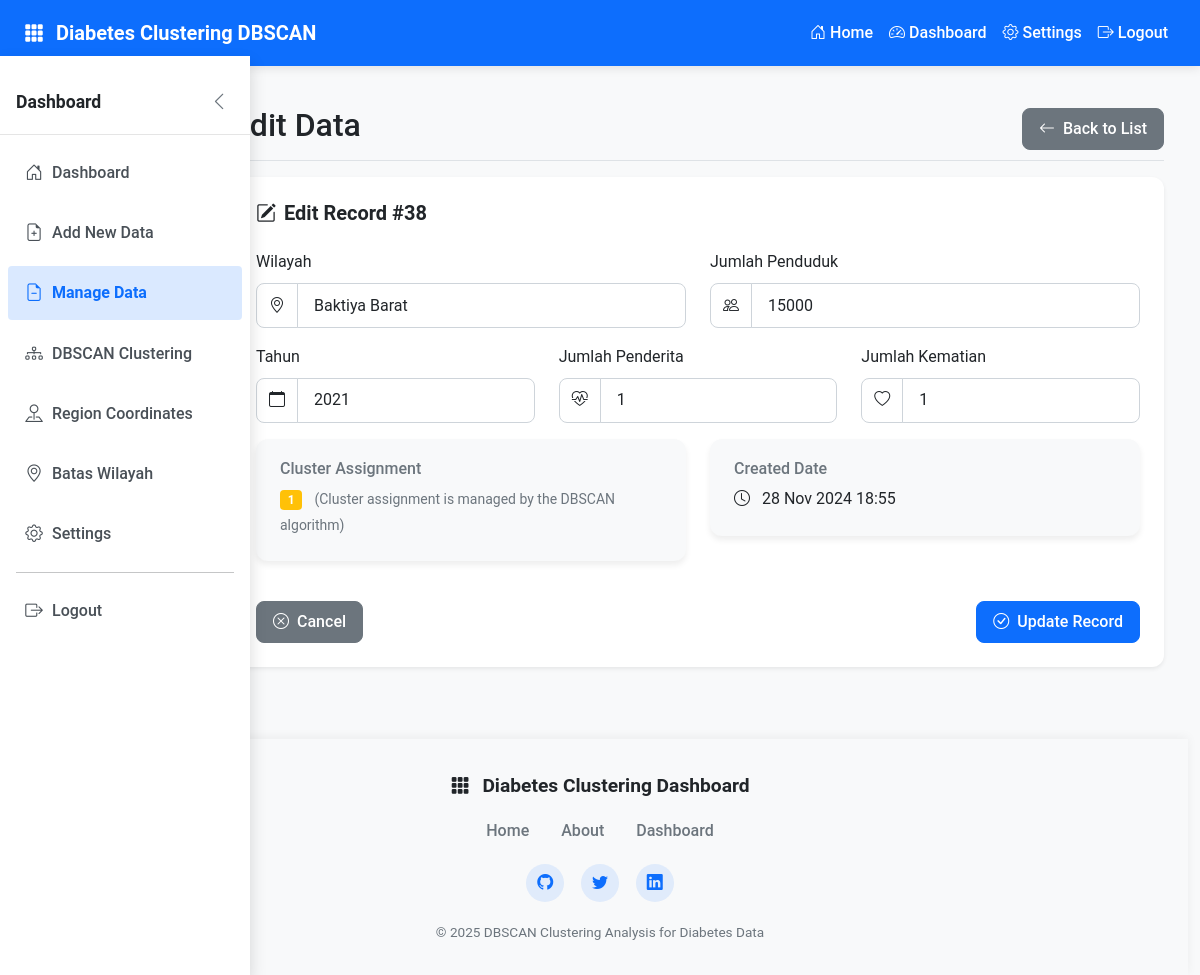
Screenshot of /admin/edit_data.php?id=38 (signed in) with the database file from the repository.
### tables this page shows
CREATE TABLE `diabetes_data`  (
  `id` int(11) NOT NULL AUTO_INCREMENT,
  `wilayah` varchar(100) NOT NULL,
  `jumlah_penduduk` int(11) NOT NULL,
  `jumlah_penderita` int(11) NOT NULL,
  `jumlah_kematian` int(11) NOT NULL,
  `created_at` timestamp(0) NOT NULL DEFAULT current_timestamp(0),
  `cluster` int(11) NULL DEFAULT NULL,
  `tahun` int(11) NULL DEFAULT NULL,
  PRIMARY KEY (`id`) USING BTREE
);

### admin/edit_data.php (the view, shortened to what this page needs)
<?php
require_once '../config/database.php';
$id = $_GET['id'];
if ($_SERVER['REQUEST_METHOD'] == 'POST') {
    $id = $_POST['id'];
    $wilayah = $_POST['wilayah'];
    $jumlah_penduduk = $_POST['jumlah_penduduk'];
    $tahun = $_POST['tahun'];
    $jumlah_penderita = $_POST['jumlah_penderita'];
    $jumlah_kematian = $_POST['jumlah_kematian'];
    try {
        $stmt = $pdo->prepare("UPDATE diabetes_data SET wilayah = ?, jumlah_penduduk = ?, tahun = ?, jumlah_penderita = ?, jumlah_kematian = ? WHERE id = ?");
        $stmt->execute([$wilayah, $jumlah_penduduk, $tahun, $jumlah_penderita, $jumlah_kematian, $id]);
        $success_message = "Data updated successfully!";
        $stmt = $pdo->prepare("SELECT * FROM diabetes_data WHERE id = ?");
        $stmt->execute([$id]);
        $data = $stmt->fetch(PDO::FETCH_ASSOC);
    } catch (PDOException $e) {
        $error_message = "Error updating record: " . $e->getMessage();
    }
} else {
    $stmt = $pdo->prepare("SELECT * FROM diabetes_data WHERE id = ?");
    $stmt->execute([$id]);
    $data = $stmt->fetch(PDO::FETCH_ASSOC);
}
include '../includes/header.php';
?>
<div class="container-fluid">
    <div class="row">
        <?php include '../includes/sidebar.php'; ?>
        <main class="col-md-9 ms-sm-auto col-lg-10 px-md-4">
            <div class="d-flex justify-content-between flex-wrap flex-md-nowrap align-items-center pt-3 pb-2 mb-3 border-bottom">
                <h1 class="h2">Edit Data</h1>
                <a href="delete_data.php" class="btn btn-secondary">
                    <i class="bi bi-arrow-left me-2"></i>Back to List
                </a>
            </div>
            <?php if (isset($data)): ?>
                <div class="card shadow-sm">
                    <div class="card-body">
                        <h5 class="card-title mb-4">
                            <i class="bi bi-pencil-square me-2"></i>
                            Edit Record #<?php echo htmlspecialchars($data['id']); ?>
                        </h5>
                        <form method="POST">
                            <div class="row">
                                <div class="col-md-6 mb-3">
                                    <label for="wilayah" class="form-label">Wilayah</label>
                                    <div class="input-group">
                                        <span class="input-group-text">
                                            <i class="bi bi-geo-alt"></i>
                                        </span>
                                        <input type="text" class="form-control" id="wilayah" name="wilayah"
                                            value="<?php echo htmlspecialchars($data['wilayah']); ?>" required>
                                    </div>
                                </div>
                                <div class="col-md-6 mb-3">
                                    <label for="jumlah_penduduk" class="form-label">Jumlah Penduduk</label>
                                    <div class="input-group">
                                        <span class="input-group-text">
                                            <i class="bi bi-people"></i>
                                        </span>
                                        <input type="number" class="form-control" id="jumlah_penduduk" name="jumlah_penduduk"
                                            value="<?php echo htmlspecialchars($data['jumlah_penduduk'] ?? 0); ?>" required>
                                    </div>
                                </div>
                            </div>
                            <div class="row">
                                <div class="col-md-4 mb-3">
                                    <label for="tahun" class="form-label">Tahun</label>
                                    <div class="input-group">
                                        <span class="input-group-text">
                                            <i class="bi bi-calendar"></i>
                                        </span>
                                        <input type="number" class="form-control" id="tahun" name="tahun"
                                            value="<?php echo htmlspecialchars($data['tahun']); ?>" required
                                            min="2000" max="<?php echo date('Y'); ?>">
                                    </div>
                                </div>
                                <div class="col-md-4 mb-3">
                                    <label for="jumlah_penderita" class="form-label">Jumlah Penderita</label>
                                    <div class="input-group">
                                        <span class="input-group-text">
                                            <i class="bi bi-heart-pulse"></i>
                                        </span>
                                        <input type="number" class="form-control" id="jumlah_penderita" name="jumlah_penderita"
                                            value="<?php echo htmlspecialchars($data['jumlah_penderita']); ?>" required>
                                    </div>
                                </div>
                                <div class="col-md-4 mb-3">
                                    <label for="jumlah_kematian" class="form-label">Jumlah Kematian</label>
                                    <div class="input-group">
                                        <span class="input-group-text">
                                            <i class="bi bi-heart"></i>
                                        </span>
                                        <input type="number" class="form-control" id="jumlah_kematian" name="jumlah_kematian"
                                            value="<?php echo htmlspecialchars($data['jumlah_kematian']); ?>" required>
                                    </div>
                                </div>
                            </div>
                            <div class="row mb-3">
                                <div class="col-md-6">
                                    <div class="card bg-light">
                                        <div class="card-body">
                                            <h6 class="card-subtitle mb-2 text-muted">Cluster Assignment</h6>
                                            <p class="card-text">
                                                <span class="badge bg-<?php
                                                    switch ((int)($data['cluster'] ?? -1)) {
                                                        case 1: echo 'warning'; break;
                                                    }
                                                ?>">
                                                    <?php echo isset($data['cluster']) ? htmlspecialchars($data['cluster']) : 'Not Assigned'; ?>
                                                </span>
                                                <small class="text-muted ms-2">
                                                    (Cluster assignment is managed by the DBSCAN algorithm)
                                                </small>
                                            </p>
                                        </div>
                                    </div>
                                </div>
                                <div class="col-md-6">
                                    <div class="card bg-light">
                                        <div class="card-body">
                                            <h6 class="card-subtitle mb-2 text-muted">Created Date</h6>
                                            <p class="card-text">
                                                <i class="bi bi-clock me-2"></i>
                                                <?php echo isset($data['created_at']) ? date('d M Y H:i', strtotime($data['created_at'])) : 'Not available'; ?>
                                            </p>
                                        </div>
                                    </div>
                                </div>
                            </div>
                            <div class="d-flex justify-content-between">
                                <a href="delete_data.php" class="btn btn-secondary">
                                    <i class="bi bi-x-circle me-2"></i>Cancel
                                </a>
                                <button type="submit" class="btn btn-primary">
                                    <i class="bi bi-check-circle me-2"></i>Update Record
                                </button>
                            </div>
                        </form>
                    </div>
                </div>
            <?php endif; ?>
        </main>
    </div>
</div>
<?php include '../includes/footer.php'; ?>

### css/style.css (style rules this page uses)
* { box-sizing: border-box; margin: 0; padding: 0; }
body { font-family: 'Roboto', -apple-system, BlinkMacSystemFont, 'Segoe UI', Oxygen, Ubuntu, Cantarell, 'Open Sans', 'Helvetica Neue', sans-serif; font-size: 1rem; line-height: 1.6; color: #212529; transition: background-color 0.3s ease, color 0.3s ease; overflow-x: hidden; min-height: 100vh; display: flex; flex-direction: column; }
main { flex: 1 0 auto; }
a { text-decoration: none; transition: all 0.3s ease; }
.card { border-radius: 0.75rem; border: none; box-shadow: 0 0.125rem 0.25rem rgba(0, 0, 0, 0.075); transition: transform 0.3s ease, box-shadow 0.3s ease; margin-bottom: 1.5rem; overflow: hidden; }
.card-body { padding: 1.5rem; }
.card-title { font-weight: 600; margin-bottom: 0.75rem; display: flex; align-items: center; }
.card-title i { margin-right: 0.5rem; }
.btn { border-radius: 0.5rem; padding: 0.5rem 1rem; font-weight: 500; transition: all 0.3s ease; }
.btn-primary { background-color: #0d6efd; border-color: #0d6efd; }
.form-control, .form-select { border-radius: 0.5rem; padding: 0.6rem 1rem; border: 1px solid #ced4da; transition: all 0.3s ease; }
.input-group-text { border-radius: 0.5rem 0 0 0.5rem; background-color: #f8f9fa; }

### css/sidebar.css (style rules this page uses)
main { transition: all 0.3s ease; margin-left: 250px; }

### css/light.css (style rules this page uses)
body.light-theme { background-color: #f8f9fa; color: #212529; }
.light-theme h1, .light-theme h2, .light-theme h3, .light-theme h4, .light-theme h5, .light-theme h6 { color: #212529; }
.light-theme .text-muted { color: #6c757d !important; }
.light-theme .card, .light-theme .dashboard-card { background-color: #ffffff; box-shadow: 0 4px 6px rgba(0, 0, 0, 0.07); }
.light-theme .form-control, .light-theme .form-select, .light-theme .input-group-text { background-color: #ffffff; border-color: #ced4da; color: #212529; }

### rows the page displays
diabetes_data: id "38", wilayah "Baktiya Barat", jumlah_penduduk "15000", tahun "2021", jumlah_penderita "1", jumlah_kematian "1", cluster "1", created_at "28 Nov 2024 18:55"

### other values shown
$lang['home'] "Home"
$lang['dashboard'] "Dashboard"
$lang['settings'] "Settings"
$lang['logout'] "Logout"
$lang['add_data'] "Add New Data"
$lang['manage_data'] "Manage Data"
$lang['region_coordinates'] "Region Coordinates"
